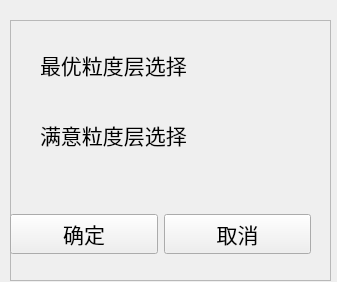
<?xml version="1.0" encoding="UTF-8"?>
<ui version="4.0">
 <class>Frame_wenti</class>
 <widget class="QFrame" name="Frame_wenti">
  <property name="geometry">
   <rect>
    <x>0</x>
    <y>0</y>
    <width>337</width>
    <height>282</height>
   </rect>
  </property>
  <property name="windowTitle">
   <string>问题求解层选择</string>
  </property>
  <property name="styleSheet">
   <string notr="true">background-image: url(:/images/bg01_cs02.png);</string>
  </property>
  <widget class="QFrame" name="frame1">
   <property name="geometry">
    <rect>
     <x>10</x>
     <y>20</y>
     <width>321</width>
     <height>261</height>
    </rect>
   </property>
   <property name="frameShape">
    <enum>QFrame::StyledPanel</enum>
   </property>
   <property name="frameShadow">
    <enum>QFrame::Raised</enum>
   </property>
   <widget class="QWidget" name="horizontalWidget" native="true">
    <property name="geometry">
     <rect>
      <x>0</x>
      <y>174</y>
      <width>301</width>
      <height>80</height>
     </rect>
    </property>
    <property name="styleSheet">
     <string notr="true"/>
    </property>
    <layout class="QHBoxLayout" name="horizontalLayout">
     <item>
      <widget class="QPushButton" name="pushButton">
       <property name="font">
        <font>
         <family>黑体</family>
         <pointsize>16</pointsize>
        </font>
       </property>
       <property name="text">
        <string>确定</string>
       </property>
      </widget>
     </item>
     <item>
      <widget class="QPushButton" name="pushButton_2">
       <property name="font">
        <font>
         <family>黑体</family>
         <pointsize>16</pointsize>
        </font>
       </property>
       <property name="text">
        <string>取消</string>
       </property>
      </widget>
     </item>
    </layout>
   </widget>
   <widget class="QWidget" name="verticalWidget" native="true">
    <property name="geometry">
     <rect>
      <x>10</x>
      <y>0</y>
      <width>291</width>
      <height>161</height>
     </rect>
    </property>
    <property name="styleSheet">
     <string notr="true"/>
    </property>
    <layout class="QVBoxLayout" name="verticalLayout">
     <item>
      <widget class="QRadioButton" name="r1">
       <property name="font">
        <font>
         <family>黑体</family>
         <pointsize>16</pointsize>
        </font>
       </property>
       <property name="layoutDirection">
        <enum>Qt::LeftToRight</enum>
       </property>
       <property name="styleSheet">
        <string notr="true">background: transparent;  </string>
       </property>
       <property name="text">
        <string>最优粒度层选择</string>
       </property>
      </widget>
     </item>
     <item>
      <widget class="QRadioButton" name="r2">
       <property name="font">
        <font>
         <family>黑体</family>
         <pointsize>16</pointsize>
        </font>
       </property>
       <property name="layoutDirection">
        <enum>Qt::LeftToRight</enum>
       </property>
       <property name="styleSheet">
        <string notr="true">background: transparent;  </string>
       </property>
       <property name="text">
        <string>满意粒度层选择</string>
       </property>
      </widget>
     </item>
    </layout>
   </widget>
  </widget>
 </widget>
 <resources>
  <include location="images/image.qrc"/>
 </resources>
 <connections>
  <connection>
   <sender>pushButton</sender>
   <signal>clicked()</signal>
   <receiver>Frame_wenti</receiver>
   <slot>ok()</slot>
   <hints>
    <hint type="sourcelabel">
     <x>93</x>
     <y>235</y>
    </hint>
    <hint type="destinationlabel">
     <x>0</x>
     <y>35</y>
    </hint>
   </hints>
  </connection>
  <connection>
   <sender>pushButton_2</sender>
   <signal>clicked()</signal>
   <receiver>Frame_wenti</receiver>
   <slot>cancel()</slot>
   <hints>
    <hint type="sourcelabel">
     <x>264</x>
     <y>220</y>
    </hint>
    <hint type="destinationlabel">
     <x>324</x>
     <y>131</y>
    </hint>
   </hints>
  </connection>
 </connections>
 <slots>
  <slot>ok()</slot>
  <slot>cancel()</slot>
 </slots>
</ui>
